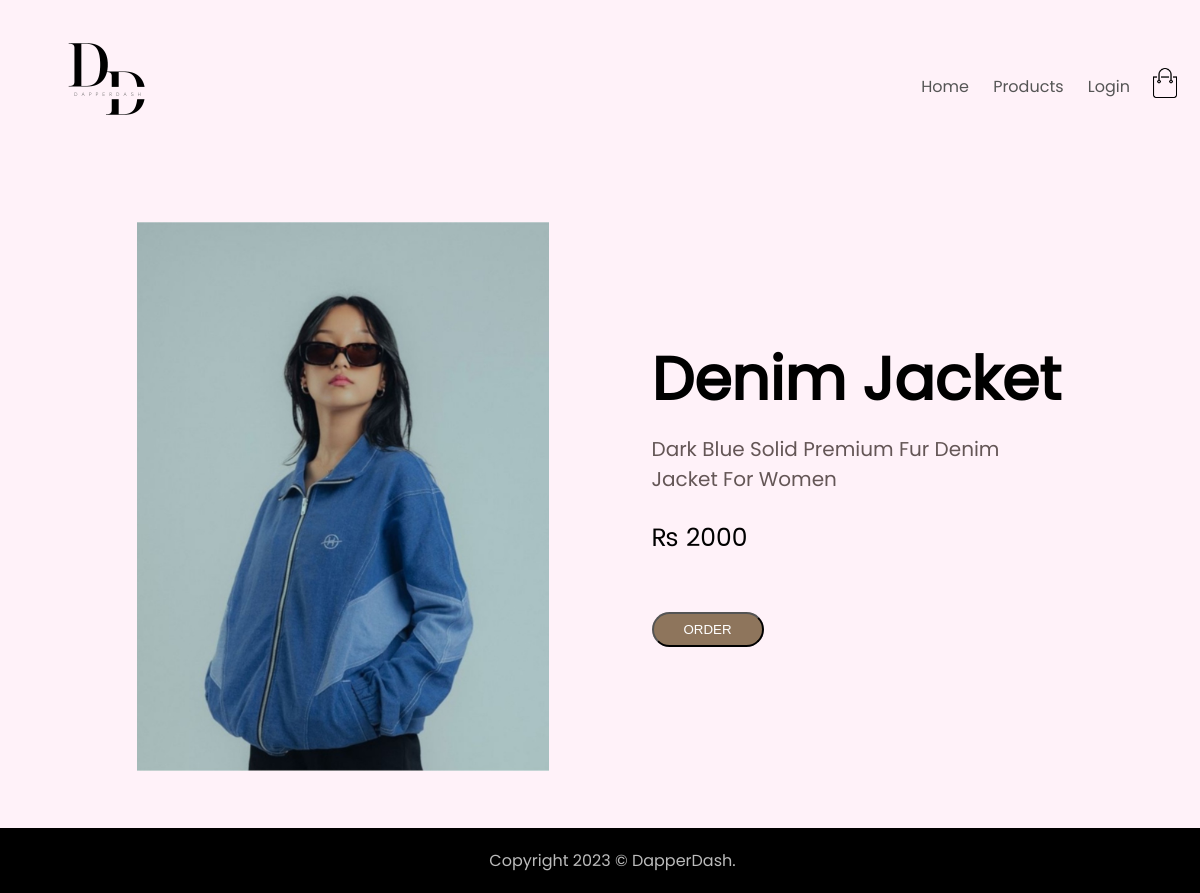
/product-details.php?product_id=1, run on the app's committed database.
### tables this page shows
CREATE TABLE `products` (
  `p_id` int(11) NOT NULL,
  `p_name` text NOT NULL,
  `p_desc` text NOT NULL,
  `p_price` decimal(10,0) NOT NULL,
  `p_quantity` int(11) NOT NULL,
  `p_url` text NOT NULL
);

### product-details.php (the view, shortened to what this page needs)
<!DOCTYPE html>
<html lang="en">
<head>
    <link rel="stylesheet" href="styles/style.css">
</head>
<body>
    <div class="container">
        <?php include('sections/navbar.php'); ?>
    </div>
    <?php
    include('scripts/serverSide/connection.php');
    if (isset($_GET['product_id'])) {
        $productID = $_GET['product_id'];
        $selectProductsQuery = "SELECT p_name, p_desc, p_price, p_url FROM `products`
                WHERE p_id = $productID";
        $resultSet = mysqli_query($conn, $selectProductsQuery);
        $rowData = mysqli_fetch_assoc($resultSet);
        $productName = $rowData['p_name'];
        $productDesc = $rowData['p_desc'];
        $productPrice = $rowData['p_price'];
        $productImgURL = $rowData['p_url'];
    ?>
        <div class="small-container">
            <div class="row">
                <div class="product">
                    <img src=  '<?php echo $productImgURL;?>'>
                </div>
                <div class="product">
                    <h1> <?php echo $productName; ?> </h1>
                    <p> <?php echo $productDesc; ?> </p>
                    <br>
                    <h4>&#8360; <?php echo $productPrice; ?> </h4>
                    <br>
                    <form action="#" method="post">
                        <input type="submit" value="ORDER" name="submit" class='btn'>
                    </form>
                </div>
            </div>
        </div>
    <?php
    }
    ?>
    <div class="footer">
        <div class="container">
            <p class="Copyright">Copyright 2023 &copy; DapperDash.</p>
        </div>
    </div>
</body>
</html>

### styles/style.css (style rules this page uses)
* { margin: 0; padding: 0; box-sizing: border-box; }
body { font-family: 'Poppins', sans-serif; background-color: #fff2f9; }
p { color: #645656; }
.container { max-width: 1300px; margin: auto; padding-left: 25px; padding-right: 25; }
.row { display: flex; align-items: center; flex-wrap: wrap; justify-content: space-around; }
.product { flex-basis: 40%; min-width: 300px; }
.product img { max-width: 100%; padding: 50px 0; }
.product h1 { font-size: 60px; font-style: bold; line-height: 60px; margin: 25px 0; }
.product p { font-size: 20px; }
.product h4 { font-style: bold; font-size: 25px; color: #000; }
.btn { display: inline-block; background: #8e755c; color: #fff; padding: 8px 30px; margin: 30px 0; border-radius: 30px; transition: background 0.5s; }
.small-container { max-width: 1080px; margin: auto; padding-left: 25px; padding-right: 25px; }
h4 { color: #555; font-weight: normal; }
.footer { background: #000; color: #8a8a8a; font-weight: 14px; padding: 20px 0 20px; }
.footer p { color: #bbbbbb; }
.Copyright { text-align: center; }

### data on the page
products: p_url (picture), p_name "Denim Jacket", p_desc "Dark Blue Solid Premium Fur Denim Jacket For Women", p_price "2000"
